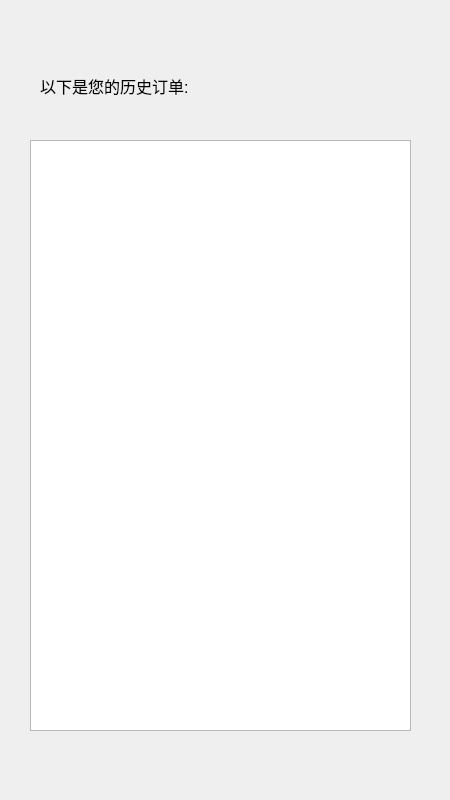
<?xml version="1.0" encoding="UTF-8"?>
<ui version="4.0">
 <class>OrderHistoryView</class>
 <widget class="QWidget" name="OrderHistoryView">
  <property name="geometry">
   <rect>
    <x>0</x>
    <y>0</y>
    <width>450</width>
    <height>800</height>
   </rect>
  </property>
  <property name="minimumSize">
   <size>
    <width>450</width>
    <height>800</height>
   </size>
  </property>
  <property name="maximumSize">
   <size>
    <width>450</width>
    <height>800</height>
   </size>
  </property>
  <property name="windowTitle">
   <string>历史订单页</string>
  </property>
  <property name="windowIcon">
   <iconset resource="logo.qrc">
    <normaloff>:/贴图库/logo.png</normaloff>:/贴图库/logo.png</iconset>
  </property>
  <widget class="QListWidget" name="orderListWidget">
   <property name="geometry">
    <rect>
     <x>30</x>
     <y>140</y>
     <width>381</width>
     <height>591</height>
    </rect>
   </property>
  </widget>
  <widget class="QLabel" name="label">
   <property name="geometry">
    <rect>
     <x>40</x>
     <y>60</y>
     <width>341</width>
     <height>51</height>
    </rect>
   </property>
   <property name="font">
    <font>
     <family>Arial</family>
     <pointsize>12</pointsize>
    </font>
   </property>
   <property name="text">
    <string>以下是您的历史订单:</string>
   </property>
  </widget>
 </widget>
 <resources>
  <include location="logo.qrc"/>
 </resources>
 <connections/>
</ui>
